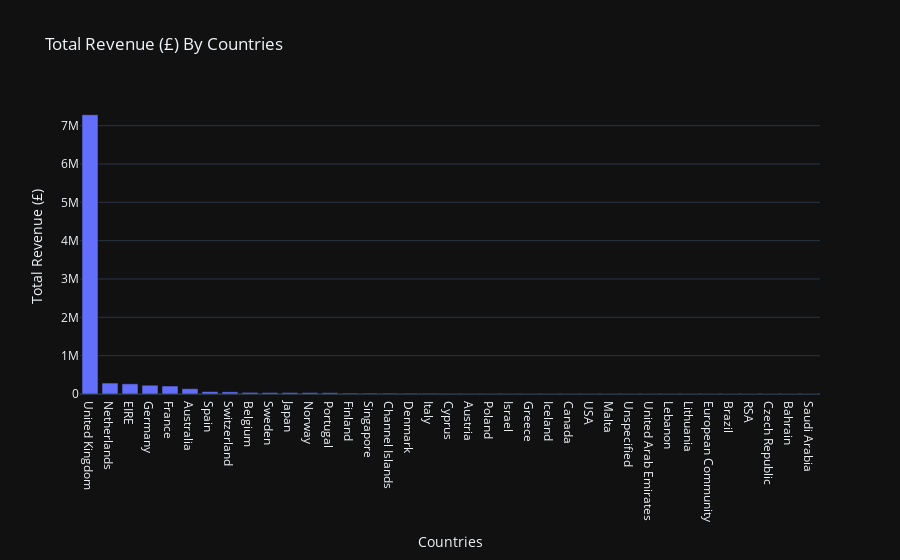

Source (notebook cell):
### Code cell
df_graph2 = df.groupby('country')["total_price"].sum().sort_values(ascending=False)
fig = px.bar(x=df_graph2.index,
             y=df_graph2,
             title="Total Revenue (£) By Countries",
             labels=dict(x="Countries", y="Total Revenue (£)"))

fig.show()

### Figure 1 — Plotly figure (JSON) as saved in the notebook; plotly's stock layout.template omitted (floating-point values rounded to 4 significant figures)
{"data": [{"alignmentgroup": "True", "hovertemplate": "Countries=%{x}<br>Total Revenue (£)=%{y}<extra></extra>", "legendgroup": "", "marker": {"color": "#636efa", "pattern": {"shape": ""}}, "name": "", "offsetgroup": "", "orientation": "v", "showlegend": false, "textposition": "auto", "x": ["United Kingdom", "Netherlands", "EIRE", "Germany", "France", "Australia", "Spain", "Switzerland", "Belgium", "Sweden", "Japan", "Norway", "Portugal", "Finland", "Singapore", "Channel Islands", "Denmark", "Italy", "Cyprus", "Austria", "Poland", "Israel", "Greece", "Iceland", "Canada", "USA", "Malta", "Unspecified", "United Arab Emirates", "Lebanon", "Lithuania", "European Community", "Brazil", "RSA", "Czech Republic", "Bahrain", "Saudi Arabia"], "xaxis": "x", "y": [7285000.0, 285400.0, 265300.0, 228700.0, 208900.0, 138500.0, 61560.0, 56440.0, 41200.0, 38370.0, 37420.0, 36170.0, 33380.0, 22550.0, 21280.0, 20440.0, 18960.0, 17480.0, 13500.0, 10200.0, 7335.0, 7216.0, 4761.0, 4310.0, 3666.0, 3580.0, 2726.0, 2661.0, 1902.0, 1694.0, 1661.0, 1300.0, 1144.0, 1002.0, 826.7, 548.4, 145.9], "yaxis": "y", "type": "bar"}], "layout": {"xaxis": {"anchor": "y", "domain": [0.0, 1.0], "title": {"text": "Countries"}}, "yaxis": {"anchor": "x", "domain": [0.0, 1.0], "title": {"text": "Total Revenue (£)"}}, "legend": {"tracegroupgap": 0}, "title": {"text": "Total Revenue (£) By Countries"}, "barmode": "relative"}}
